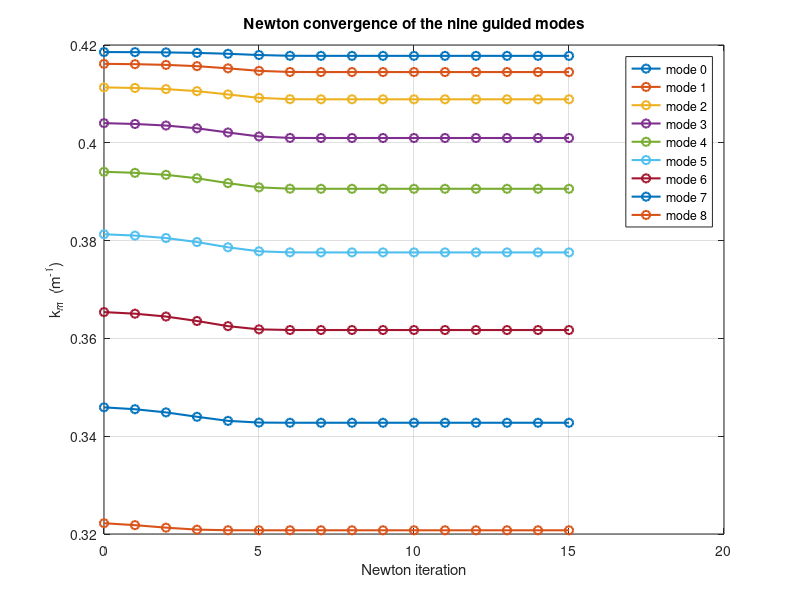

Reproduce this figure in MATLAB.
%%  Pekeris waveguide – Newton verification  (element-wise safe)
%clear; close all; clc;

% ─── constants ─────────────────────────────────────────────────────────
f      = 100;                       % Hz
omega  = 2*pi*f;                    % rad/s
c_w    = 1500;                      % m/s
c_b    = 2000;                      % m/s
D      = 100;                       % m

k0 = omega/c_w;
kb = omega/c_b;

% ─── helper anonymous functions (always element-wise) ─────────────────
gamma   = @(k) sqrt(omega^2/c_w^2 - k.^2);
gamma_b = @(k) sqrt(k.^2 - omega^2/c_b^2);

f_disp = @(k)  tan(gamma(k).*D) + gamma(k)./gamma_b(k);

df_dk  = @(k) (1./cos(gamma(k).*D)).^2 .* (-k./gamma(k)) .* D ...    % term-1
              - k ./ (gamma(k).*gamma_b(k)) ...                      % term-2
              - gamma(k).*k ./ (gamma_b(k).^3);                      % term-3

% ─── initial asymptotic guesses  k^(0)_m  (m = 0…8) ───────────────────
m        = 0:8;
k_guess  = sqrt((omega/c_w)^2 - ((m+0.52)*pi/D).^2);   % (1×9)

% storage for trajectories
maxIter  = 15;
k_hist   = nan(maxIter+1, numel(k_guess));
k_hist(1,:) = k_guess;

% ─── Newton loop (vectorised) ─────────────────────────────────────────
k = k_guess;
for it = 1:maxIter
    k = k - f_disp(k) ./ df_dk(k);     % element-wise update
    k_hist(it+1,:) = k;
end

% ─── plot convergence ────────────────────────────────────────────────
figure;  hold on; box on;
iters = 0:maxIter;
for j = 1:size(k_hist,2)
    plot(iters, k_hist(:,j), '-o', 'LineWidth',1.5, ...
         'DisplayName', sprintf('mode %d', j-1));
end
xlabel('Newton iteration'); ylabel('k_m  (m^{-1})');
title('Newton convergence of the nine guided modes');
legend('show'); grid on;

% ─── print final roots ────────────────────────────────────────────────
disp('Converged roots k_m (1/m):');
disp(k_hist(end,:).');
